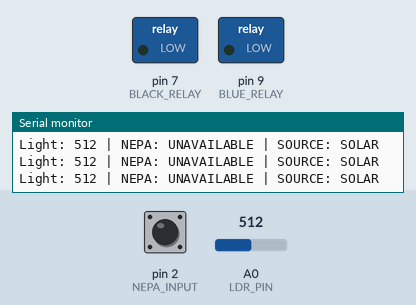
Bench run of a sketch on a simulated Arduino Uno, built with avr-gcc and run on an emulated ATmega328P. Parts: switched loads named in the sketch (green lamp = pin HIGH), the last lines printed to the serial monitor. Dashed ring = blinking. The inputs (shaded band) are chosen by the test bench; at power-on: pin 2 (NEPA_INPUT) HIGH, A0 (LDR_PIN) = 512.

Above: at 2.3 s.
2.4 s: pin 2 (NEPA_INPUT) pulled LOW for 0.65 s
At 4.4 s:
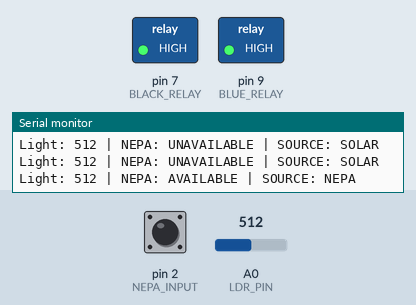
5.5 s: A0 (LDR_PIN) set to 484
At 6.5 s:
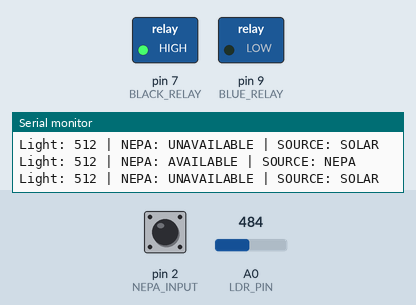
8.5 s: A0 (LDR_PIN) set to 510
At 10.7 s:
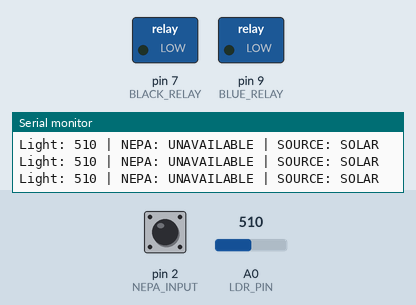
11.0 s: A0 (LDR_PIN) set to 490
At 12.1 s:
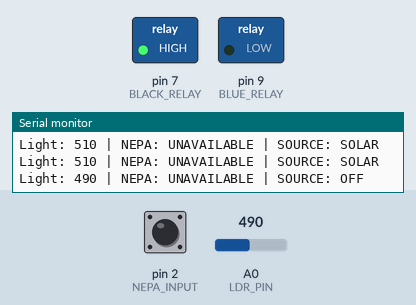
Timing chart, 0 to 13.5 s (numbered marks = the images above; inputs shaded):
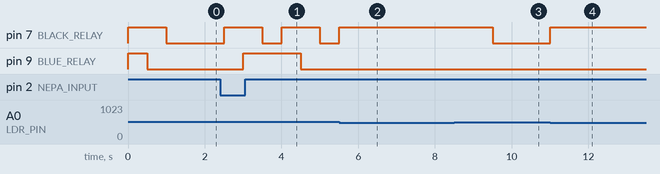

The sketch:

Relay.ino
```cpp
#define LDR_PIN A0
#define NEPA_INPUT 2

#define BLUE_RELAY 9
#define BLACK_RELAY 7

#define SOLAR_THRESHOLD 500

// Both relay modules are assumed active-LOW.
#define RELAY_ON LOW
#define RELAY_OFF HIGH

enum Source {
  SOURCE_OFF,
  SOURCE_NEPA,
  SOURCE_SOLAR
};

Source currentSource = SOURCE_OFF;

void setup() {
  Serial.begin(9600);

  pinMode(NEPA_INPUT, INPUT_PULLUP);

  pinMode(BLUE_RELAY, OUTPUT);
  pinMode(BLACK_RELAY, OUTPUT);

  // Start with both relays OFF.
  digitalWrite(BLACK_RELAY, RELAY_OFF);
  digitalWrite(BLUE_RELAY, RELAY_OFF);

  Serial.println("SMARTTANK SOURCE CONTROLLER");
}

void loop() {
  int lightValue = analogRead(LDR_PIN);

  bool nepaAvailable =
    (digitalRead(NEPA_INPUT) == LOW);

  bool solarAvailable =
    (lightValue >= SOLAR_THRESHOLD);

  Source desiredSource;

  // NEPA has priority.
  if (nepaAvailable) {
    desiredSource = SOURCE_NEPA;
  }
  else if (solarAvailable) {
    desiredSource = SOURCE_SOLAR;
  }
  else {
    desiredSource = SOURCE_OFF;
  }

  // Change source only when necessary.
  if (desiredSource != currentSource) {

    // Disconnect output before changing source.
    digitalWrite(BLACK_RELAY, RELAY_OFF);
    delay(500);

    if (desiredSource == SOURCE_NEPA) {
      // Blue relay OFF selects its NC terminal.
      digitalWrite(BLUE_RELAY, RELAY_OFF);
    }

    else if (desiredSource == SOURCE_SOLAR) {
      // Blue relay ON selects its NO terminal.
      digitalWrite(BLUE_RELAY, RELAY_ON);
    }

    delay(500);

    if (desiredSource != SOURCE_OFF) {
      digitalWrite(BLACK_RELAY, RELAY_ON);
    }

    currentSource = desiredSource;
  }

  Serial.print("Light: ");
  Serial.print(lightValue);

  Serial.print(" | NEPA: ");
  Serial.print(nepaAvailable ? "AVAILABLE" : "UNAVAILABLE");

  Serial.print(" | SOURCE: ");

  if (currentSource == SOURCE_NEPA) {
    Serial.println("NEPA");
  }
  else if (currentSource == SOURCE_SOLAR) {
    Serial.println("SOLAR");
  }
  else {
    Serial.println("OFF");
  }

  delay(500);
}
```

Measured:
- the behaviour switches between 500 and 499 on A0 (LDR_PIN) (found by bisection; images 1 and 2)
- after the input at 2.4 s, pin 7 (BLACK_RELAY): alternates HIGH for 1.0 s and LOW for 0.50 s, starting after 0.10 s; pin 9 (BLUE_RELAY): LOW → HIGH after 0.60 s, → LOW 1.5 s later
- after the input at 5.5 s, pin 7 (BLACK_RELAY): LOW → HIGH at once
- after the input at 8.5 s, pin 7 (BLACK_RELAY): HIGH → LOW after 1.0 s
- after the input at 11.0 s, pin 7 (BLACK_RELAY): LOW → HIGH at once
